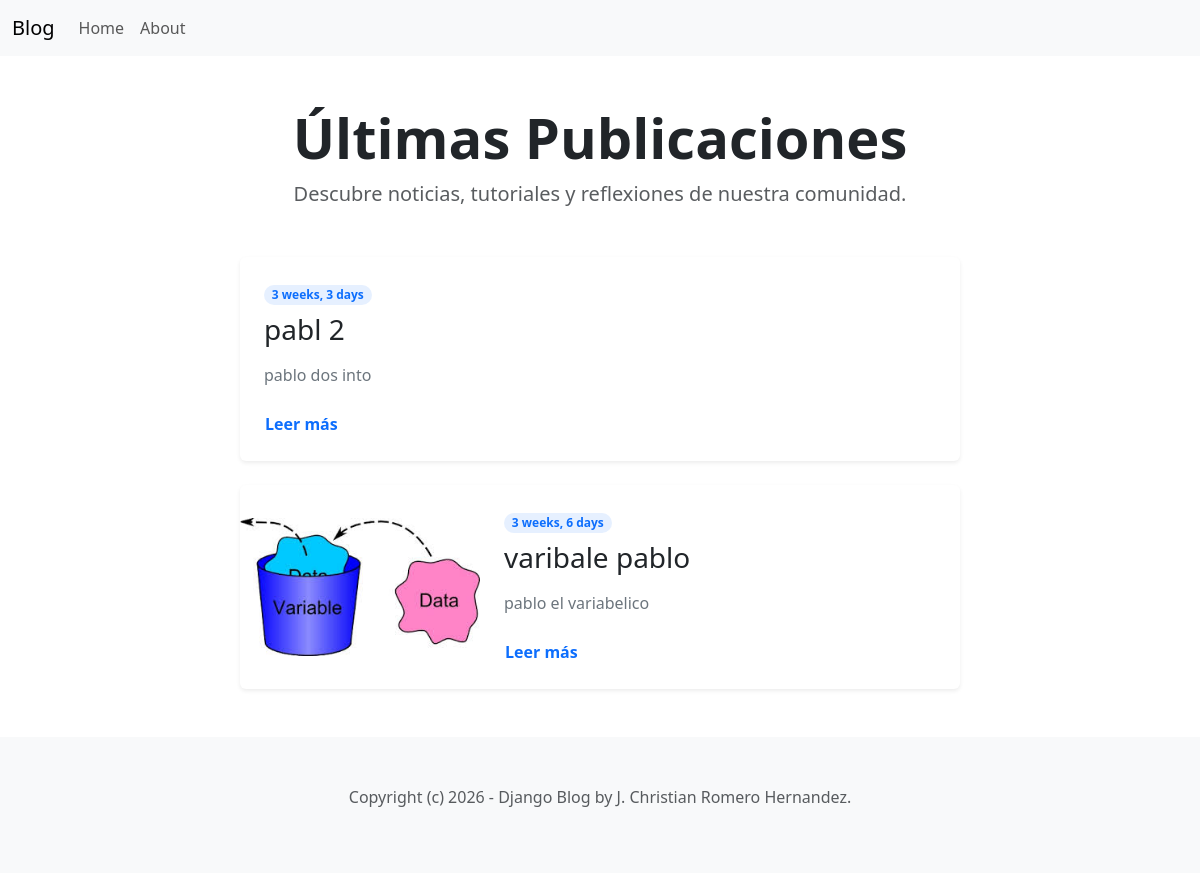
The app's page /, older data.
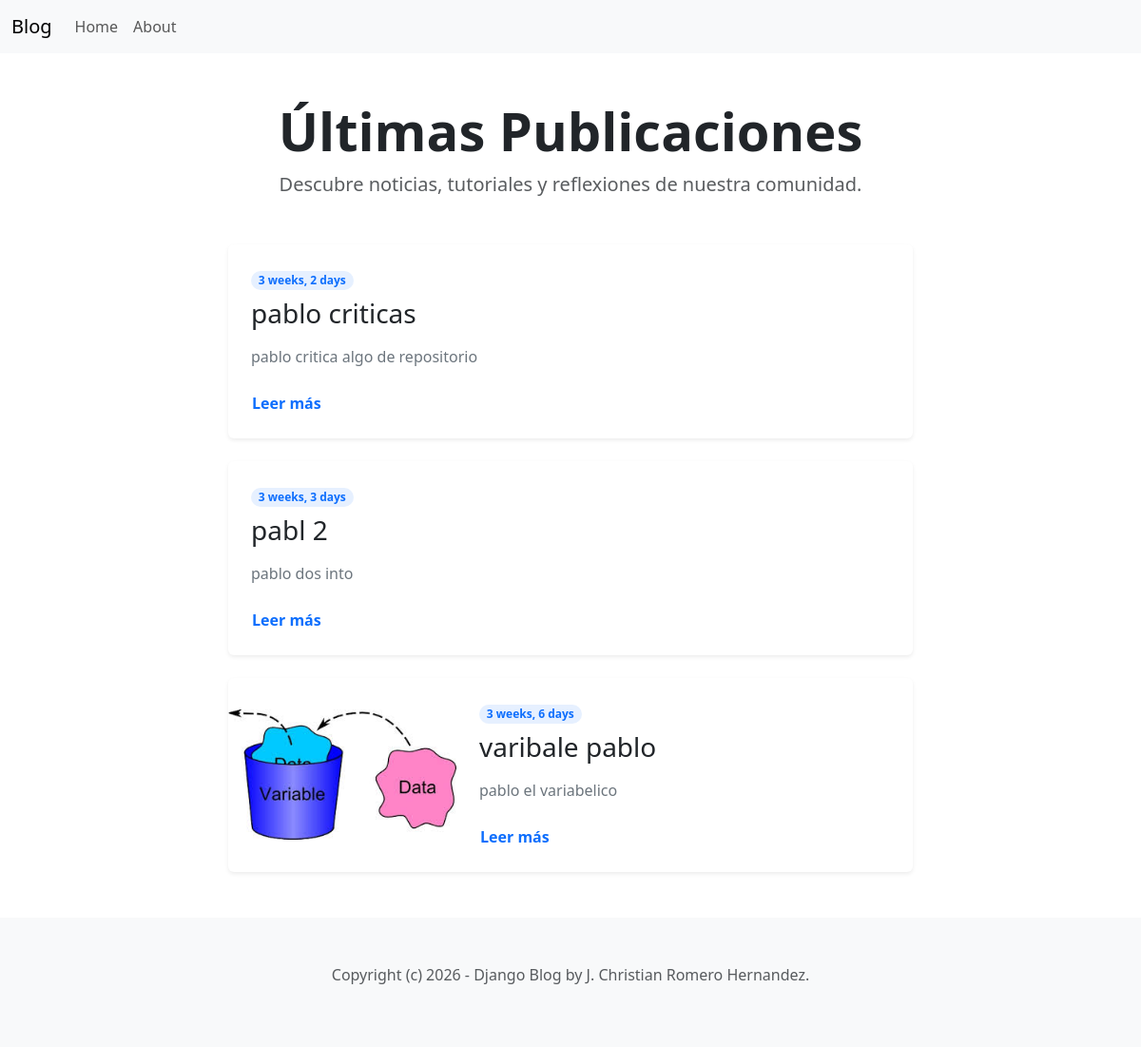
The same page, newer data.
### blog/models.py (models this page shows, shortened)
class Post(models.Model):
    ACTIVATE = 'active'
    DRAFT = 'draft'
    CHOICES_STATUS = {
        (ACTIVATE, 'Active'),
        (DRAFT, 'Draft')
    }
    category = models.ForeignKey(Category, related_name='posts', on_delete=models.CASCADE)
    title  = models.CharField(max_length=255)
    intro = models.TextField()
    body = models.TextField()
    created_at = models.DateTimeField(auto_now_add=True)
    status = models.CharField(max_length=10, choices=CHOICES_STATUS, default=ACTIVATE)
    image = models.ImageField(upload_to='upload/', blank=True, null=True)

### blog/views.py (the view)
# urls.py: path('', home, name='home'),
def home(request):
    posts = Post.objects.filter(status=Post.ACTIVATE).order_by('-created_at')
    context ={
        'posts': posts
    }
    return render(request, 'blog/home.html', context)

### blog/templates/blog/home.html (shortened to what this page needs)
{% extends 'blog/base.html' %}
{% block content %}
<div class="container py-5">
    <header class="mb-5 text-center">
        <h1 class="display-4 fw-bold">Últimas Publicaciones</h1>
        <p class="lead text-muted">Descubre noticias, tutoriales y reflexiones de nuestra comunidad.</p>
    </header>
    <div class="row g-4 justify-content-center">
        {% for post in posts %}
        <div class="col-12 col-md-10 col-lg-8">
            <article class="card h-100 border-0 shadow-sm hover-shadow transition-all">
                <div class="row g-0 align-items-center">
                    {% if post.image %}
                    <div class="col-md-4">
                        <img src="{{post.image.url}}"
                             class="img-fluid rounded-start h-100 object-fit-cover"
                             alt="{{post.title}}"
                             >
                    </div>
                    {% endif %}
                    <div class="{% if post.image %}col-md-8{% else %}col-12{% endif %}">
                        <div class="card-body p-4">
                            <div class="mb-2">
                                <span class="badge rounded-pill text-bg-primary bg-opacity-10 text-primary">
                                    {{ post.created_at|timesince }}
                                </span>
                            </div>
                            <h2 class="card-title h3 mb-3">
                                <a href="{% url 'post_detail' post.id %}" class="text-decoration-none text-dark link-primary">
                                    {{ post.title }}
                                </a>
                            </h2>
                            <p class="card-text text-secondary mb-4">
                                {{ post.intro|truncatechars:160 }}
                            </p>
                            <div class="d-flex justify-content-between align-items-center">
                                <a href="{% url 'post_detail' post.id %}" class="btn btn-link p-0 text-decoration-none fw-bold">
                                    Leer más
                                </a>
                            </div>
                        </div>
                    </div>
                </div>
            </article>
        </div>
        {% empty %}
        <div class="col-12 text-center py-5">
            <p class="lead">No hay publicaciones por ahora. ¡Vuelve pronto!</p>
        </div>
        {% endfor %}
    </div>
</div>
{% endblock %}

### blog/templates/blog/base.html (shortened to what this page needs)
<!DOCTYPE html>
<html lang="en">
<head>
    <link href="https://cdn.jsdelivr.net/npm/bootstrap@5.3.8/dist/css/bootstrap.min.css" rel="stylesheet">
    <link rel="stylesheet" href="https://cdnjs.cloudflare.com/ajax/libs/font-awesome/4.7.0/css/font-awesome.min.css">
</head>
<body>
    {% include 'blog/navbar.html' %}
    <section class="container">
        {% block content %}
        {% endblock %}
    </section>
    <footer class="py-5 text-center text-body-secondary bg-body-tertiary">
        <p>Copyright (c) 2026 - Django Blog by J. Christian Romero Hernandez. </p>
    </footer>
</body>
</html>

### blog/templates/blog/navbar.html (shortened to what this page needs)
<nav class="navbar navbar-expand-lg bg-body-tertiary">
  <div class="container-fluid">
    <a class="navbar-brand" href="#">Blog</a>
    <div class="collapse navbar-collapse" id="navbarSupportedContent">
      <ul class="navbar-nav me-auto mb-2 mb-lg-0">
        <li class="nav-item">
          <a class="nav-link" href="{% url 'home' %}">Home</a>
        </li>
        <li class="nav-item">
          <a class="nav-link" href="">About</a>
        </li>
      </ul>
    </div>
  </div>
</nav>

### blog/templates/blog/home.html (style rules this page uses)
.hover-shadow { transition: transform 0.3s ease, box-shadow 0.3s ease; }
.object-fit-cover { object-fit: cover; }
.transition-all { transition: all 0.3s ease-in-out; }

Row changes from the older to the newer data that the page shows:
added Post: created_at "3 weeks, 2 days", title "pablo criticas", intro "pablo critica algo de repositorio"
